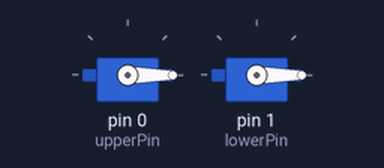
This sketch was run on a simulated Arduino Uno, built with avr-gcc and run on an emulated ATmega328P. On the bench: 2 × servo. Random numbers use the default seed unless the sketch sets one; what the sketch prints to the serial monitor is not drawn.

Above: at 0.1 s.
At 8.8 s:
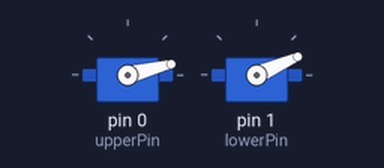
At 19.26 s:
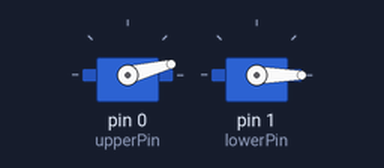
At 37.6 s:
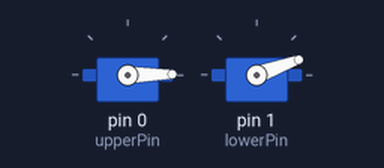
Timing chart, 0 to 39.1 s (numbered marks = the images above):
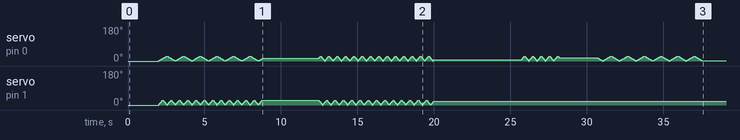

The sketch:

Production_1_IceCream.ino
```cpp
/*
  Controlling a servo position using a potentiometer (variable resistor)
  by Michal Rinott <http://people.interaction-ivrea.it/m.rinott>

  modified on 8 Nov 2013
  by Scott Fitzgerald
  http://www.arduino.cc/en/Tutorial/Knob
*/

#include <Servo.h>

Servo upperServo, lowerServo; // create servo object to control a servo

const long interval = 20;           // interval at which to blink (milliseconds)
long moveInterval = 2000;           // interval at which to blink (milliseconds)
int upperPin = 0;
int lowerPin = 1;
float val[2];

float servoSpeed[2];
bool isPositive[2];

bool isMove[2];

unsigned long prevMillis = 0;
unsigned long prevMoveMillis = 0;
void setup() {
  Serial.begin(115200);
  upperServo.attach(upperPin);  // attaches the servo on pin 9 to the servo object
  lowerServo.attach(lowerPin);  // attaches the servo on pin 9 to the servo object
  for (int i = 0; i < 2; i++) {
    isPositive[i] = false;
  }

}

void loop() {

  unsigned long currentMillis = millis();

  if (currentMillis - prevMillis >= interval) {

    prevMillis = currentMillis;

    for (int i = 0; i < 2; i++) {
      if (isMove[i]) {
        if (isPositive[i]) {

          val[i] += servoSpeed[i];
        } else {
          val[i] -= servoSpeed[i];

        }
      }
      if (val[i] > 25) {
        isPositive[i] = false;
      } else if (val[i] <= 0) {
        isPositive[i] = true;
      }
    }
  }

  if (currentMillis - prevMoveMillis >= moveInterval) {
    moveInterval = random(2000,8000);
    servoSpeed[0] =random(0,3);
    servoSpeed[1] =random(0,3);
    prevMoveMillis = currentMillis;
    for (int i = 0; i < 2; i++) {
      isMove[i] = !isMove[i];
    }
  }
  upperServo.write(val[0]);
    lowerServo.write(val[1]);
  Serial.print("upper : \t" );
  Serial.print(val[0] );
  Serial.print("\t lower : \t" );
  Serial.println(val[1] );


}
```
